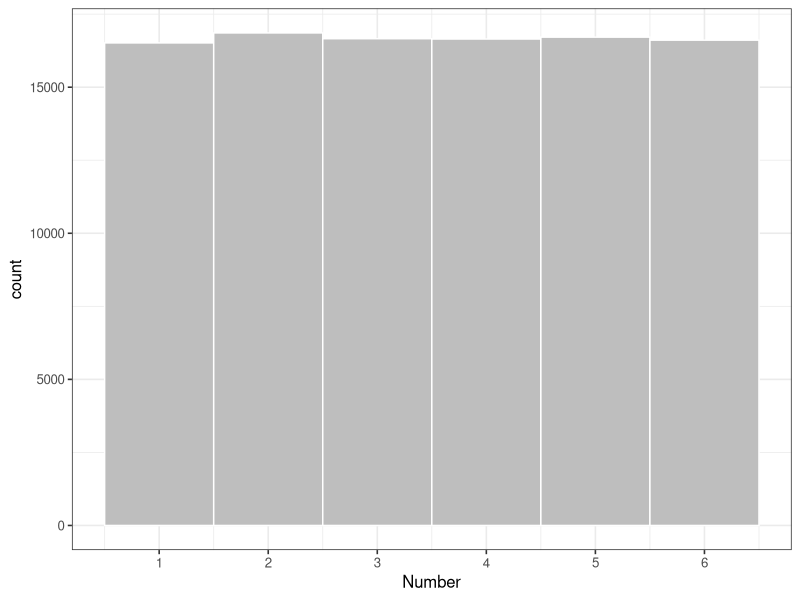
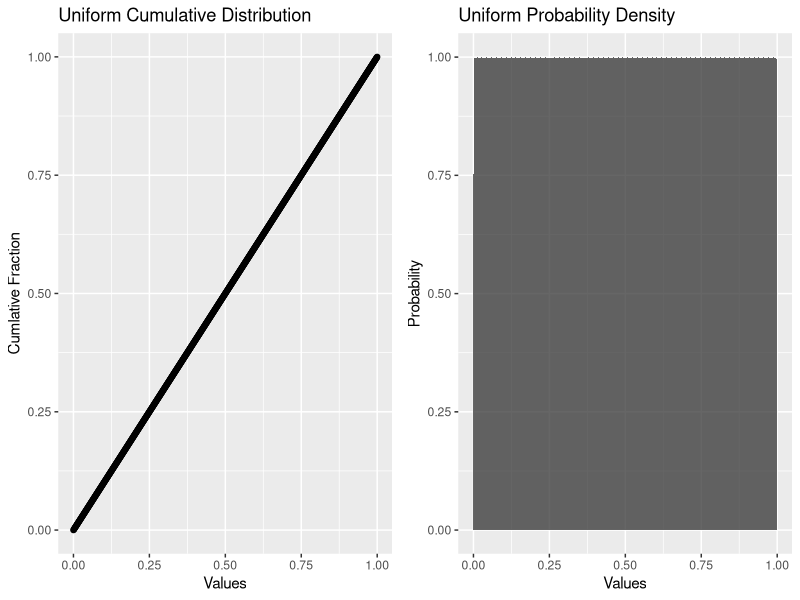
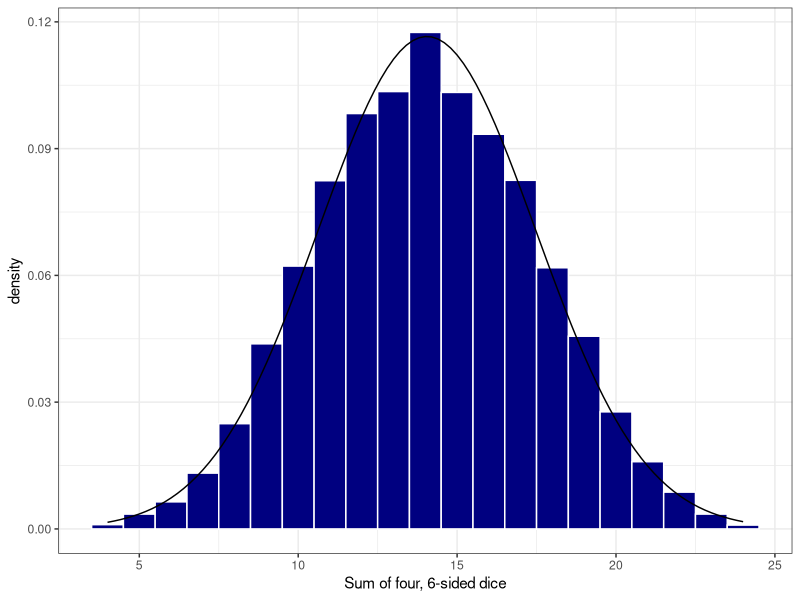
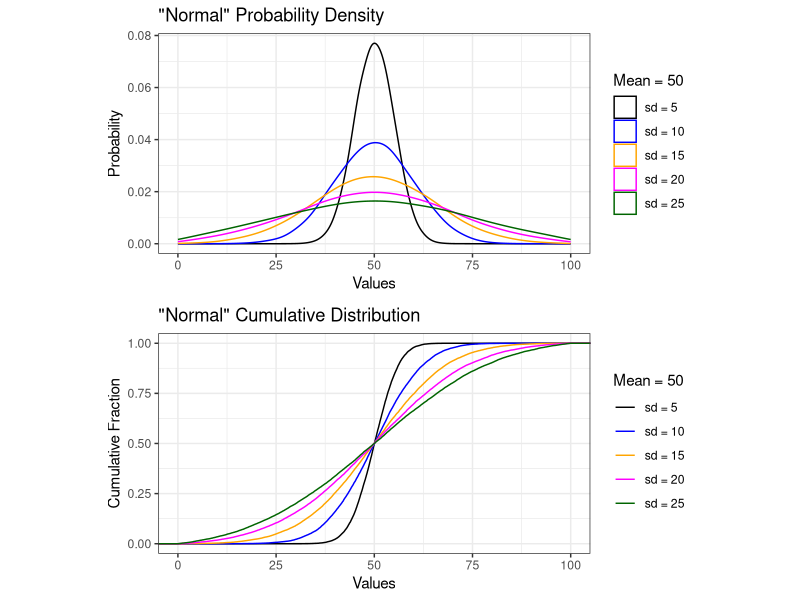
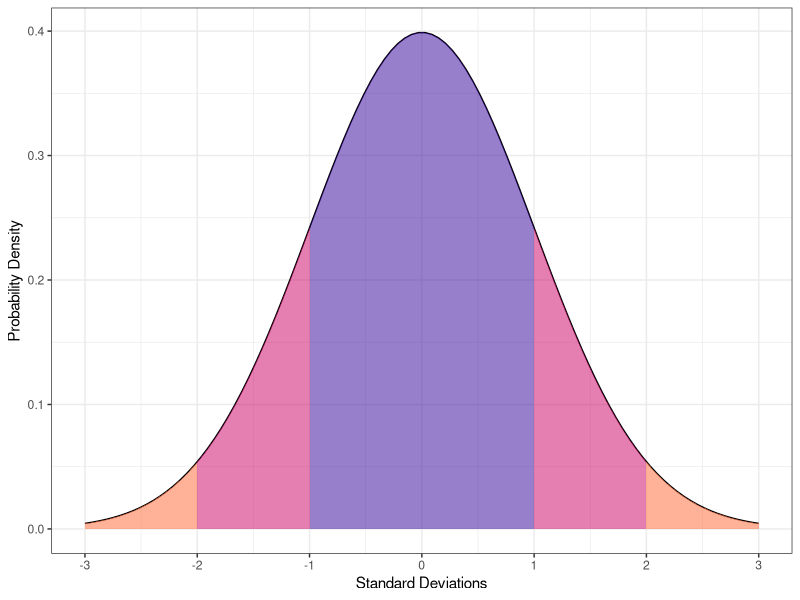
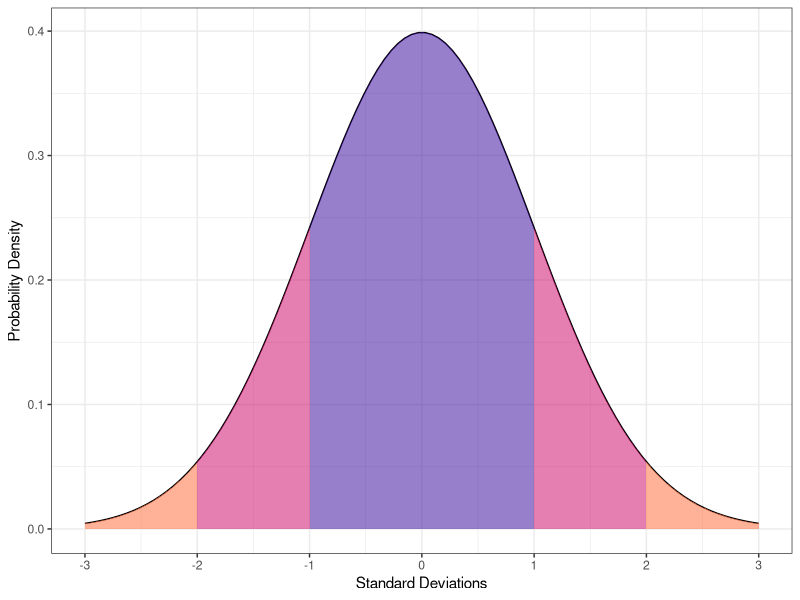

R code for these plots, in order: (Note: this script raises an error after producing the figures.)
## ---- chunk 1
library(tidyverse)
library(gridExtra)
library(grid)
library(broom)
library(knitr)
knitr::opts_chunk$set(echo = TRUE, cache = TRUE)

jvPalette <- c("#330099","#CC0066","#FF6633",
                      "#0099CC", "#FF9900","#CC6633",
                      "#FF3366", "#33CC99", "#33999")
## ---- chunk 2
#create a uniform distribition for the first roll of a 6-sided die
six_sided <- tibble(
  rolls = ceiling(runif(10e4, min=1, max=7))
)

#create a histogram of the probability density for a uniform distribution 
ggplot(data = six_sided, aes(x = rolls)) +
  geom_histogram(
      breaks = seq(1,7,1), 
      fill = "grey",
      color = "white") +
  xlab("Number") +
  scale_x_continuous(breaks = c(0.5, 1.5, 2.5, 3.5, 4.5, 5.5, 6.5),
                     labels = as.factor(seq(0,6,1))) +
  theme_bw(base_size = 12)
## ---- chunk 3
unif_dist2<-tibble(data = seq(0,1,0.001), 
                  quant = seq(0,1,0.001))
                  

unif_cdf <- ggplot(data = unif_dist2) +
  geom_point(aes(x=quant, y = data)) +
  labs(title = "Uniform Cumulative Distribution",
       y ="Cumlative Fraction",
       x = "Values")

unif_hist <- ggplot(data = unif_dist2) +
  stat_density(aes(x = data),
                 outline.type = "full",
               kernel = "gaussian",
               n = 4096,
               alpha = 0.75,
               bw = .001) +
  labs(title = "Uniform Probability Density",
       y = "Probability",
       x = "Values")

grid.arrange(unif_cdf, unif_hist, ncol=2)

## ---- chunk 4
#sample a uniform distribution between 0 and 6, replicate 1000 times
#use 'ceiling' function to round up results
four_dice <- tibble(sum = replicate(10000, runif(4, min=0, max=6) %>% 
                         ceiling() %>% 
                         sum() #sum the result
                       ))
ggplot(data = four_dice) +
  geom_histogram(aes(x = sum, after_stat(density)),
                 bins = 21,
                 fill = "navy",
                 color = "white") + 
  stat_function(fun = dnorm, n = 101, 
                args = list(
                  mean = mean(four_dice$sum), 
                  sd = sd(four_dice$sum)
                  )
                ) +
  xlab("Sum of four, 6-sided dice") +
  theme_bw()

## ---- chunk 5
norm2 <- tibble(a = rnorm(n = 20000, mean = 50, sd = 5),
                b = rnorm(n = 20000, mean = 50, sd = 10),
                c = rnorm(n = 20000, mean = 50, sd = 15),
                d = rnorm(n = 20000, mean = 50, sd = 20),
                e = rnorm(n = 20000, mean = 50, sd = 25))

normal_ecdf <- ggplot(data = norm2) +
  stat_ecdf(aes(x = a, color = "sd = 5")) +
  stat_ecdf(aes(x = b, color = "sd = 10")) +
  stat_ecdf(aes(x = c, color = "sd = 15")) +
  stat_ecdf(aes(x = d, color = "sd = 20")) +
  stat_ecdf(aes(x = e, color = "sd = 25")) +
  xlim(0,100) +
  labs(title = "\"Normal\" Cumulative Distribution",
       x = "Values",
       y = "Cumulative Fraction") +
  scale_color_manual(values = c("black", 
                                "blue", 
                                "orange", 
                                "magenta", 
                                "darkgreen"), 
                     breaks=c("sd = 5",
                              "sd = 10",
                              "sd = 15", 
                              "sd = 20", 
                              "sd = 25"),
                     name = "Mean = 50") +
  theme_bw()

normal_density<- ggplot(data = norm2) +
  geom_density(aes(x = a, color = "sd = 5"),
               adjust = 2) +
  geom_density(aes(b, color = "sd = 10"),
               adjust = 2) +
  geom_density(aes(c, color = "sd = 15"),
               adjust = 2) +
  geom_density(aes(d, color = "sd = 20"),
               adjust = 2) +
  geom_density(aes(e, color = "sd = 25"),
               adjust = 2) +
  xlim(0,100) +
  labs(title = "\"Normal\" Probability Density",
       x = "Values",
       y = "Probability") +
  scale_color_manual(values = c("black", 
                                "blue", 
                                "orange", 
                                "magenta", 
                                "darkgreen"), 
                     breaks=c("sd = 5",
                              "sd = 10",
                              "sd = 15", 
                              "sd = 20", 
                              "sd = 25"),
                     name = "Mean = 50") +
  theme_bw() 

grid.arrange(normal_density, normal_ecdf, 
             nrow=2, 
             respect=TRUE, 
             heights = c(0.5, 0.5))


## ---- chunk 6
#function to create a shaded ribbon plot using dnorm inputs
#https://gist.github.com/jrnold/6799152
normal_prob_area_plot <- function(lb, ub, fill.c = "black", mean = 0, sd = 1, limits = c(mean - 3 * sd, mean + 3 * sd)) {
    x <- seq(limits[1], limits[2], length.out = 100)
    xmin <- max(lb, limits[1])
    xmax <- min(ub, limits[2])
    areax <- seq(xmin, xmax, length.out = 100)
    area <- data.frame(x = areax, 
                       ymin = 0, 
                       ymax = dnorm(areax, 
                                    mean = mean, 
                                    sd = sd))
    (ggplot() +
        geom_line(data.frame(x = x, 
                            y = dnorm(x, 
                                      mean = mean, 
                                      sd = sd)),
                 mapping = aes(x = x, 
                               y = y)) +
        geom_ribbon(data = area, 
                   mapping = aes(x = x, 
                                 ymin = ymin, 
                                 ymax = ymax), 
                   alpha = 0.5, 
                   fill = fill.c)) 
}
## ---- chunk 7
#list arguments for normal_prob_area_plot()
low <- list(-1, -2, -3, 1, 2)
up <- list(1, -1, -2, 2, 3)
fill.c <- list(jvPalette[1], 
               jvPalette[2], 
               jvPalette[3], 
               jvPalette[2], 
               jvPalette[3])

#map the list entries as arguments to normal_prob_area_plot()
plots <- pmap(list(low, up, fill.c), normal_prob_area_plot)

#use the first list entry as a base and add the ribbon layers in succession
plots[[1]] + 
  plots[[2]]$layers[2] + 
  plots[[3]]$layers[2] + 
  plots[[4]]$layers[2] +
  plots[[5]]$layers[2] + 
  xlab("Standard Deviations") +
  ylab("Probability Density") +
  scale_x_continuous(breaks = seq(-3,3,1)) +
  theme_bw()

ggsave(filename = "./images/shaded_prob.png")
## ---- chunk 8
pnorm(q = 70, mean = 50, sd =10) %>%
  round(., 3)
## ---- chunk 9
pnorm(q = 70, mean = 50, sd =10, lower.tail = FALSE) %>%
  round(., 3)
## ---- chunk 10

knitr::include_graphics(path = "./images/shaded_prob_anno.png")
## ---- chunk 11
#create two variables that are normally distributed
normal_data <- tibble(a = rnorm(n=1000, mean = 15, sd = 5),
                      b = rnorm(n=1000, mean = 10, sd = 3))
## ---- chunk 12
#add those variables together and you get a normal distribution
normal_data %>% 
  mutate(c = a + b) -> normal_data

ggplot2::ggplot(data = normal_data) + 
  geom_histogram(aes(c),
                 bins = 30,
                 fill = "navy",
                 color = "white") +
  xlab("Sum of a + b") +
  theme_minimal(base_size = 12)
## ---- chunk 13
#multiply together three normal variables
normal_data %>% 
  mutate(d = sample(a*b*c, 1000)) -> log_data

ggplot2::ggplot(data = log_data) + 
  geom_histogram(aes(d),
                 bins = 30,
                 fill = "orange",
                 color = "white") +
  xlab("a * b * c") +
  theme_minimal(base_size = 12) 
## ---- chunk 14

y <- tibble(
  blue = rlnorm(20000, meanlog = 0, sdlog = log(1.5)),
  red = rlnorm(20000, meanlog = 0, sdlog = log(2.0)),
  green = rlnorm(20000, meanlog = 0, sdlog = log(3))
) %>%
  pivot_longer(cols = blue:green,
               names_to = "GSD",
               values_to = "Values") %>%
  mutate(GSD = case_when(
    GSD == "blue" ~ "1.5 (0.41)",
    GSD == "red" ~ "2.0 (0.69)",
    GSD == "green" ~ "3 (1.10)"
  )) %>%
  mutate(GSD = as.factor(GSD))

log.pdf <- ggplot(data = y) +
  geom_density(aes(x = Values, color = GSD),
               adjust = 2) +
  scale_color_manual(name = "GSD, (\U003BC)",
                    values = jvPalette[c(1,3,4)]) +
  ylab("Probability Density") +
  xlim(0.01, 5) + 
  ggtitle("Lognormal Probability Density") +
  theme_bw() +
  theme(legend.direction = "vertical", legend.box = "horizontal")

log.cdf <- ggplot(data = y) +
  stat_ecdf(aes(x = Values, color = GSD)) +
  scale_color_manual(name = "GSD, (\U003BC)",
                    values = jvPalette[c(1,3,4)]) +
  ylab("Cumulative Distribution (quantiles)") +
  xlim(0.1, 5) +
  ggtitle("Lognormal Cumulative Distribution") +
  theme_bw()


grid.arrange(log.pdf, log.cdf,
             nrow=2, 
             respect=TRUE, 
             heights = c(0.5, 0.5))

## ---- chunk 15

log.pdf2 <- ggplot(data = y) +
  geom_density(aes(x = Values, color = GSD),
               adjust = 2) +
  scale_color_manual(name = "GSD, (\U003BC)",
                    values = jvPalette[c(1,3,4)]) +
  ylab("Probability Density") +
  ggtitle("Lognormal Probability Density") +
  theme_bw() +
  theme(legend.direction = "vertical", legend.box = "horizontal") +
  scale_x_log10(limits = c(0.1, 10))

log.cdf2 <- ggplot(data = y) +
  stat_ecdf(aes(x = Values, color = GSD)) +
  scale_color_manual(name = "GSD, (\U003BC)",
                    values = jvPalette[c(1,3,4)]) +
  ylab("Cumulative Distribution (quantiles)") +
  ggtitle("Lognormal Cumulative Distribution") +
  theme_bw() +
  scale_x_log10(limits = c(0.1, 10))


grid.arrange(log.pdf2, log.cdf2,
             nrow=2, 
             respect=TRUE, 
             heights = c(0.5, 0.5))
## ---- chunk 16
set.seed(7)
corr_plots1 <- tibble(
  x = 1:100,
  y1 = 90 - x,
  y2 = map_dbl(x, ~ (.x*(rnorm(1, mean = 1,  sd = 0.06)) 
                     + rnorm(1, mean = 0, sd = 5))),
  y3 = map_dbl(x, ~ (70 - .x*(rnorm(1, mean = 0.6,  sd = 0.15)) 
                     + rnorm(1, mean = 10, sd = 10))),
  y4 = runif(100, 5, 85)) %>%
  pivot_longer(y1:y4, names_to = "type") %>%
  mutate(type = as.factor(type))

levels(corr_plots1$type) <- c("Perfect Negative Correlation", 
                              "Strong Positive Correlation", 
                              "Modest Negative Correlation", 
                              "No Correlation")

cor_results <- corr_plots1 %>%
  group_by(type) %>%
  summarise(r.pearson = cor(x,value)) 
## ---- chunk 17
pearson_plot <- ggplot(data = corr_plots1,
       aes(x = x, y = value)) +
  geom_point(aes(color = type),
             alpha = 0.5) +
  facet_wrap(facets = vars(type),
             ncol = 2) +
   geom_label(x = 25, y = 105, 
            data = cor_results, 
            aes(label = paste("r = ", round(r.pearson, 2))),
            size = 3) +
  theme_bw() +
  xlim(0,110) +
  ylim(0,110) +
  coord_fixed(ratio=1.0) +
  labs(x = "Independent Variable (x-axis)",
       y = "Dependent Variable (y-axis)") +
  theme(legend.position = "none")
 
pearson_plot 
## ---- chunk 18

knitr::include_graphics(path = "./images/pearson_anno.png")
## ---- chunk 19
set.seed(9)
x <- 1:100
y <- x + runif(n = 100, min = -25, max = 25)

cor(x, y)
## ---- chunk 20
set.seed(10)
x <- 1:100
y <- x^4 

cor(x, y)
